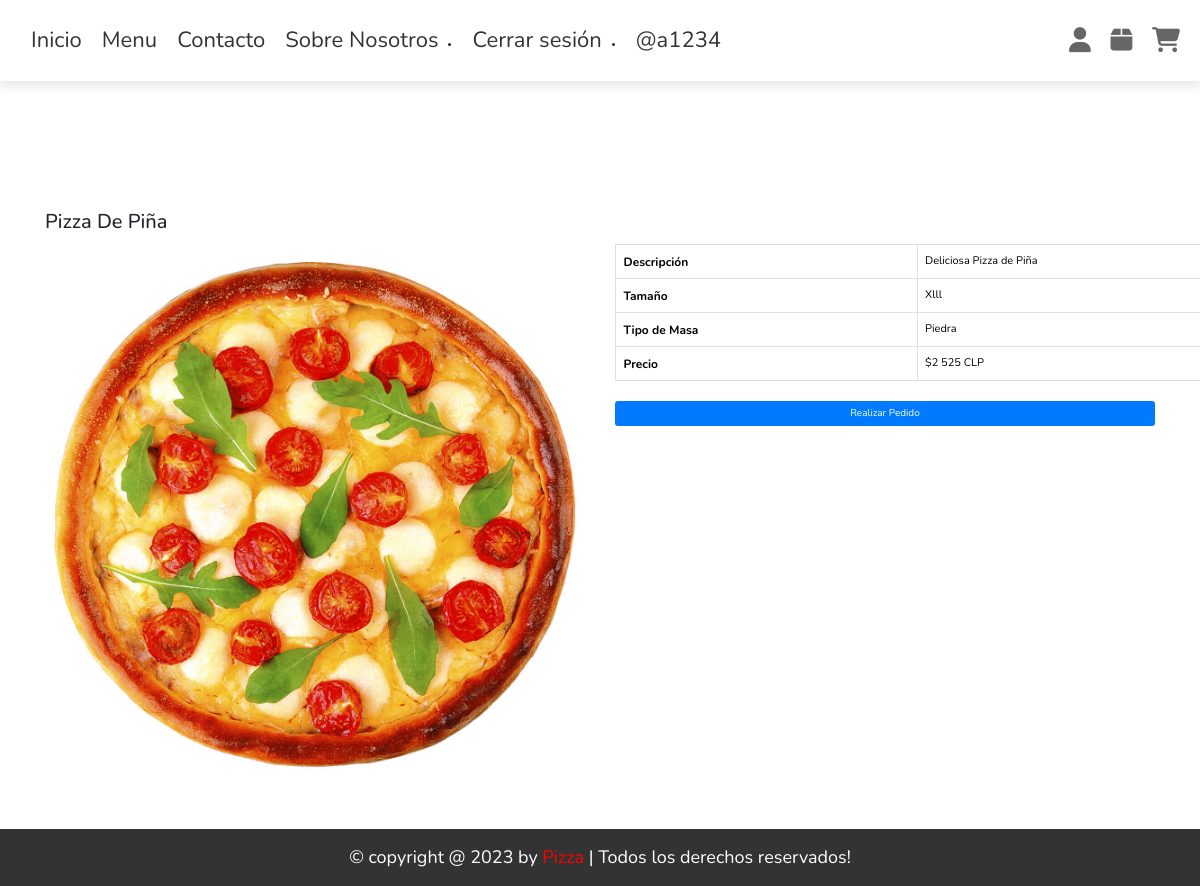
Page /sitio1/detalle_pizza/1/ (signed in) on the committed database.
### sitio1/models.py (models this page shows, shortened)
class Pizza(models.Model):
    nombre = models.CharField(max_length=100)
    descripcion = models.TextField()
    tamano = models.ForeignKey(Tamanos, on_delete=models.CASCADE)
    tipo_masa = models.ForeignKey(TipoMasa, on_delete=models.CASCADE)
    ingredientes = models.ManyToManyField(Ingredientes, through='PizzaIngredientes')
    precio = models.DecimalField(max_digits=10, decimal_places=0, null=True) #realizar logica de precio
    imagen = models.ImageField(upload_to="imagen", null=True, blank=True)

class Tamanos(models.Model):                                                                                            #REALIZADO
    nombre = models.CharField(max_length=50, unique=True)
    disponible = models.BooleanField(default=True)
    precio = models.DecimalField(max_digits=6, decimal_places=2, validators=[MinValueValidator(0)])
    oferta = models.BooleanField(default=False)
    descuento = models.DecimalField(max_digits=2, decimal_places=0, default=0, validators=[MinValueValidator(0)])
    imagen = models.ImageField(upload_to="tamanos", null=True, blank=True)

class TipoMasa(models.Model):                                                                                           #REALIZADO
    nombre = models.CharField(max_length=50, unique=True)
    disponible = models.BooleanField(default=True)
    precio = models.DecimalField(max_digits=6, decimal_places=2, validators=[MinValueValidator(0)])
    oferta = models.BooleanField(default=False)
    descuento = models.DecimalField(max_digits=2, decimal_places=0, default=0, validators=[MinValueValidator(0)])
    imagen = models.ImageField(upload_to="masas", null=True, blank=True)

### sitio1/views.py (the view)
# urls.py: path('detalle_pizza/<int:pizza_id>/', views.detalle_pizza, name='detalle_pizza'),
@login_required
def detalle_pizza(request, pizza_id):
    pizza = get_object_or_404(Pizza, pk=pizza_id)
    return render(request, 'sitio1/DataModelApp/pedidos/detalle_pizza.html', {'datos': pizza})

### sitio1/templates/sitio1/DataModelApp/pedidos/detalle_pizza.html (shortened to what this page needs)
{% extends 'sitio1/base.html' %}
{% load static %}
{% block css %}
    <link rel="stylesheet" href="https://cdnjs.cloudflare.com/ajax/libs/font-awesome/6.1.1/css/all.min.css">
    <link rel="stylesheet" href="{% static 'sitio1/css/style.css'%}">
{% endblock %}
{% block content %}
    {% load humanize %}
    {% if datos %}
        <div class="container">
            <h2 class="mt-4 mb-3">{{ datos.nombre | title }}</h2>
            <div class="row">
                <div class="col-md-6">
                    {% if datos.imagen %}
                        <img src="{{ datos.imagen.url }}" alt="{{ datos.nombre }}" class="img-fluid mb-4">
                    {% else %}
                        <h2 class="mt-4 mb-3">No hay imagenes disponibles</h2>
                    {% endif %}
                </div>
                <div class="col-md-6">
                    <table class="table table-bordered" style="width: 135%;">
                        <tbody>
                            <tr>
                                <th style="font-size: 1.2em;">Descripción</th>
                                <td style="font-size: 1.1em;">{{ datos.descripcion | capfirst }}</td>
                            </tr>
                            <tr>
                                <th style="font-size: 1.2em;">Tamaño</th>
                                <td style="font-size: 1.1em;">{{ datos.tamano.nombre | title }}</td>
                            </tr>
                            <tr>
                                <th style="font-size: 1.2em;">Tipo de Masa</th>
                                <td style="font-size: 1.1em;">{{ datos.tipo_masa.nombre | title }}</td>
                            </tr>
                            <tr>
                                <th style="font-size: 1.2em;">Precio</th>
                                <td style="font-size: 1.1em;">${{ datos.precio | intcomma }} CLP</td>
                            </tr>
                        </tbody>
                    </table>
                    <button class="btn btn-primary" href="{% url 'detalle_pizza' datos.id %}">Realizar Pedido</button>
                </div>
            </div>
        </div>
    {% endif %}
{% endblock %}

### sitio1/templates/sitio1/base.html (shortened to what this page needs)
<!DOCTYPE html>
<html lang="en">
<head>
    {% load static %}
    <link rel="stylesheet" href="https://cdnjs.cloudflare.com/ajax/libs/font-awesome/6.1.1/css/all.min.css">
    <link rel="stylesheet" href="{% static 'sitio1/css/style.css'%}">
    {% block css %}
    {% endblock %}
    <link href="https://cdn.jsdelivr.net/npm/bootstrap@5.3.2/dist/css/bootstrap.min.css" rel="stylesheet">
    <link rel="stylesheet" href="https://stackpath.bootstrapcdn.com/bootstrap/4.3.1/css/bootstrap.min.css">
</head>
<body>
    <header class="header">
        <section class="flex">
            <nav class="navbar navbar-expand-lg">
                <a class="navbar-brand" href="{% url 'home' %}">Inicio</a>
                <a class="navbar-brand" href="{% url 'menu' %}">Menu</a>
                <a class="navbar-brand" href="{% url 'contacto' %}">Contacto</a>
                <a class="navbar-brand" href="#about">Sobre Nosotros</a>
                {% if user.is_authenticated %}
                <li>
                    <a href="{% url 'logout' %}">Cerrar sesión</a>
                </li>
                <li>
                    <a href="#">@{{ user.username }}</a>
                </li>
                {% endif %}
            </nav>
            <div class="icons">
                <div id="user-btn" class="fas fa-user"></div>
                <div id="order-btn" class="fas fa-box"></div>
                <div id="cart-btn" class="fas fa-shopping-cart"></div>
            </div>
        </section>
    </header>
    <div style="position: relative; margin: auto; margin-top: 150px;">
        <br><br><br>
        {% block content %}
        {% endblock %}
    </div>
    <br><br>
    <div class="footer">
        &copy; copyright @ 2023 by <span>Pizza</span> | Todos los derechos reservados!
    </div>
</body>
</html>

### sitio1/static/sitio1/css/style.css (style rules this page uses)
:root { --red:#e74c3c; --black:#333; --white:#fff; --light-bg:#f5f5f5; --light-color:#666; --border:.1rem solid var(--light-color); --box-shadow:0 .5rem 1rem rgba(0,0,0,.1); }
* { font-family: 'Nunito', sans-serif; margin:0; padding:0; box-sizing: border-box; outline: none; border:none; text-decoration: none; transition: .2s linear; }
html { font-size: 62.5%; overflow-x: hidden; scroll-behavior: smooth; scroll-padding-top: 7.5rem; }
body { background: var(--light-bg); overflow-x: hidden; }
section { padding:2rem; margin:0 auto; max-width: 1200px; }
.btn { display: block; width: 100%; margin-top: 1rem; border-radius: .5rem; padding:1rem 3rem; font-size: 2rem; color:var(--white); background-color: var(--red); cursor: pointer; text-transform: capitalize; text-align: center; }
.header { position: fixed; top:0; left:0; right:0; background-color: var(--white); box-shadow: var(--box-shadow); z-index: 1000; }
.header .flex { display: flex; align-items: center; justify-content: space-between; position: relative; }
.header .flex a { margin:0 1rem; font-size: 2.2rem; color:var(--black); }
.header .flex .icons div { font-size: 2.5rem; color:var(--light-color); cursor: pointer; margin-left: 1.7rem; }

### sitio1/templates/sitio1/base.html (style rules this page uses)
body { margin-bottom: 80px; margin:0 }
.navbar { background-color: rgb(255, 255, 255); padding: 1px; border-radius: 50px; }
.footer { clear: both; position: relative; bottom: 0; left: 0; width: 100%; background-color: #333; color: white; text-align: center; padding:15px; font-size: 18px; }
.footer span { color: red; }

### rows in the picture
Pizza: nombre "Pizza De Piña", imagen (picture), descripcion "Deliciosa Pizza de Piña", tamano.nombre "Xlll", tipo_masa.nombre "Piedra", precio "2 525"

### other values in the picture
{{ user.username }} "a1234"
